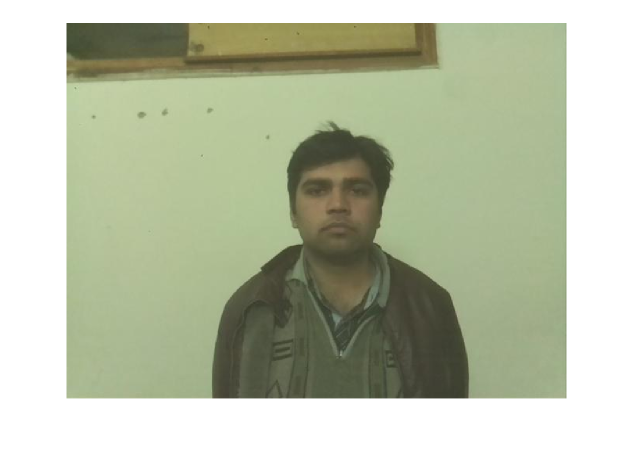
%> input picture rasp_h0g_svm/Input_1.png, 1269 x 898 px (shown at 1/2 size)
$ octave Untitled.m   (GNU Octave 9; MATLAB toolbox functions it lacks are replaced by stand-ins)
%> lines starting %> are read from the running program, lines starting %| are printed output that depends on the picture
clc,clear all,close all;
A = imread('Input_1.png');
%> A is the input picture: size 898x1269x3 uint8; mean R, G, B 184.7, 191.2, 167.2
A = imresize(A,0.25);
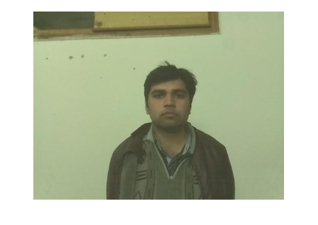
%> A: size 225x318x3 uint8; mean R, G, B 184.6, 191.2, 167.1
Agray = rgb2gray(A);
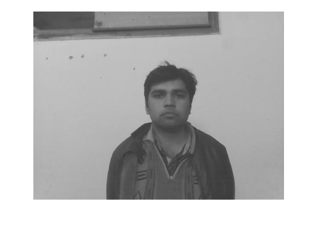
%> Agray: size 225x318 uint8; min 53, max 255, mean 186.5
figure
imshow(A);
imageSize = size(A);
%> imageSize = [225 318 3]
numRows = imageSize(1);
%> numRows = 225
numCols = imageSize(2);
%> numCols = 318
wavelengthMin = 4/sqrt(2);
wavelengthMax = hypot(numRows,numCols);
%> wavelengthMax = 389.5
n = floor(log2(wavelengthMax/wavelengthMin));
%> n = 7
wavelength = 2.^(0:(n-2)) * wavelengthMin;
%> wavelength = [2.83 5.66 11.31 22.63 45.25 90.51]
deltaTheta = 45;
orientation = 0:deltaTheta:(180-deltaTheta);
%> (the run ends here)

$ run again, with rasp_h0g_svm/Inpu_1.png copied over rasp_h0g_svm/Input_1.png
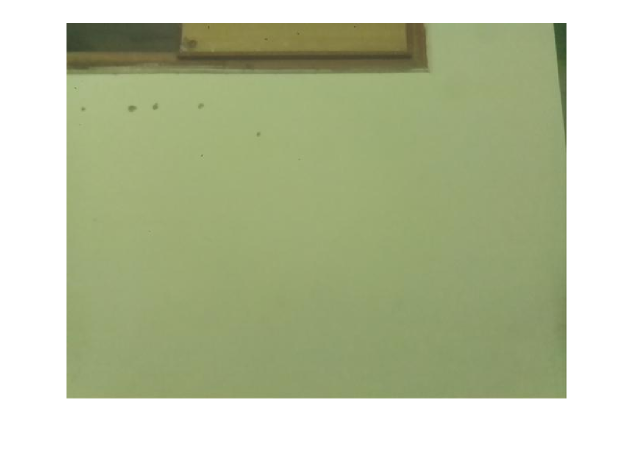
%> input picture rasp_h0g_svm/Inpu_1.png, 1269 x 898 px (shown at 1/2 size)
%> A is the input picture: size 898x1269x3 uint8; mean R, G, B 184.7, 193, 159.9
%> `A = imresize(A,0.25);`:
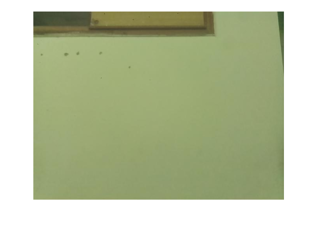
%> A: size 225x318x3 uint8; mean R, G, B 184.7, 193, 159.8
%> `Agray = rgb2gray(A);`:
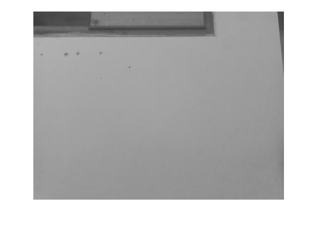
%> Agray: size 225x318 uint8; min 53, max 255, mean 186.7

$ run again, with rasp_h0g_svm/Int_1.png copied over rasp_h0g_svm/Input_1.png
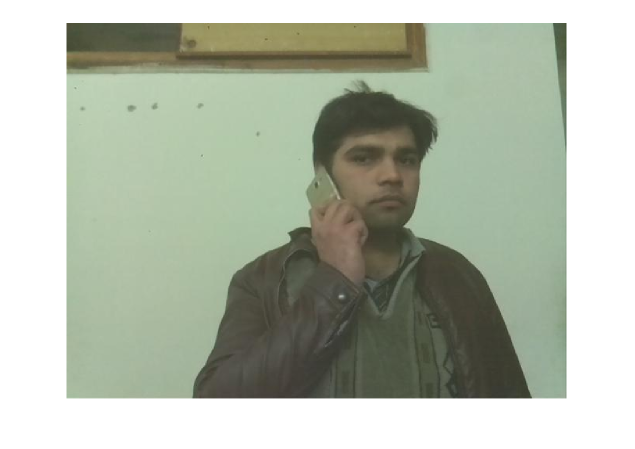
%> input picture rasp_h0g_svm/Int_1.png, 1269 x 898 px (shown at 1/2 size)
%> A is the input picture: size 898x1269x3 uint8; mean R, G, B 177.9, 185.2, 169.8
%> `A = imresize(A,0.25);`:
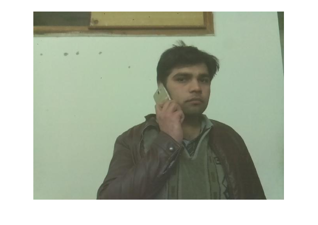
%> A: size 225x318x3 uint8; mean R, G, B 177.8, 185.2, 169.7
%> `Agray = rgb2gray(A);`:
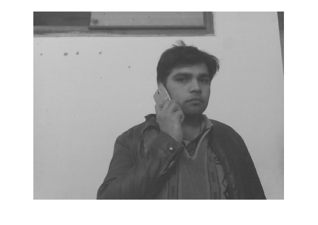
%> Agray: size 225x318 uint8; min 50, max 255, mean 181.2
